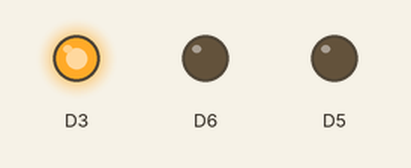
Recording of a sketch running on a simulated ESP8266 (NodeMCU). On the bench: output pins drawn as LEDs (lit = HIGH).

Above: at 0.5 s.
At 1.8 s:
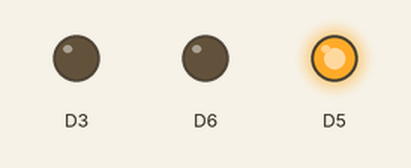
At 3.75 s:
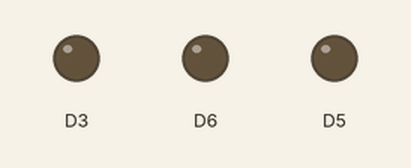
At 7.0 s:
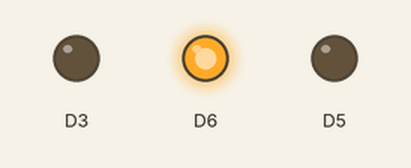
Timing chart, 0 to 9.0 s (numbered marks = the images above):
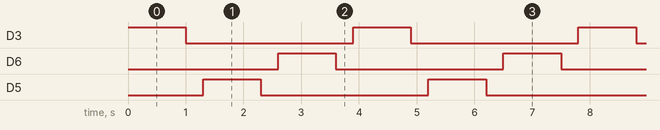

The sketch:

Led_chaser.ino
```cpp
void setup() {
  // put your setup code here, to run once:
  pinMode(D3, OUTPUT);
  pinMode(D5, OUTPUT);
  pinMode(D6, OUTPUT);
}

void loop() {
  // put your main code here, to run repeatedly:
  digitalWrite(D3, HIGH);

  delay(1000);

  digitalWrite(D3, LOW);

  delay(300);


  digitalWrite(D5, HIGH);

  delay(1000);

  digitalWrite(D5, LOW);

  delay(300);


  digitalWrite(D6, HIGH);

  delay(1000);

  digitalWrite(D6, LOW);

  delay(300);
}
```

Measured:
- by itself, D3, D6, D5: alternates HIGH for 1.0 s and LOW for 2.9 s
- by itself, everything shown: repeats every 3.9 s, in 6 steps
